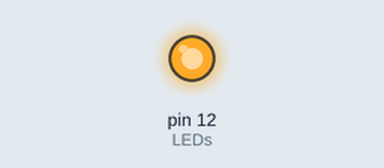
This sketch was run on a simulated Arduino Uno, built with avr-gcc and run on an emulated ATmega328P. Shown: output pins drawn as LEDs (lit = HIGH). Pins used as bus, display or sensor lines are not drawn.

Above: at 5.16 s.
At 95.1 s:
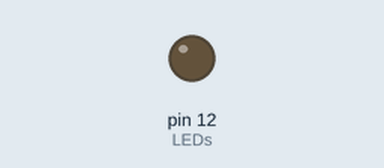
Timing chart, 0 to 95.4 s (numbered marks = the images above):
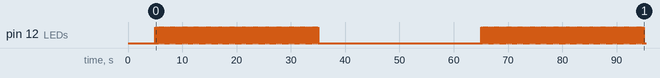

The sketch:

10min_30secOnOff.ino
```cpp
int LEDs = 12; // LEDs on pin 12
int trigger = 4; // Trigger on pin 4
int k = 0;
int t = 0;

unsigned int ON_time = 10; // for fade in duty cycle, in microseconds
int OFF_time = 25; // in milliseconds
int cycle_ctr = 0; // counter for stimulation cycles


// the setup function runs once when you press reset or power the board
void setup() {//
  pinMode(LEDs, OUTPUT); // Defining pin as OUTPUT Pin.
  pinMode(trigger, OUTPUT); // Defining pin as OUTPUT Pin.

  delay(5000); // wait 5 seconds after button press

}


void loop() {

  // repeat cycle of 30 sec on / 30 sec off, 10 times
  while (cycle_ctr < 10) {

    // run flicker for 30 sec

    t = 0;

    while (t < 30) {

      k = 0;
      digitalWrite(trigger, HIGH);

      while (k < 40) { // loop 40 Hz flicker 40 times to make one second

        digitalWrite(LEDs, HIGH);   // turn the LED on (HIGH is the voltage level)

        delay(12);                       // wait
        digitalWrite(LEDs, LOW);    // turn the LED off by making the voltage LOW

        delay(13);                       // wait

        if (k == 0) { // trigger off after one cycle
          digitalWrite(trigger, LOW);
        }

        k++;

      }

      t++;
    }

    // wait for 30 sec

    delay(30000);

   cycle_ctr++;
  }

}
```

Measured:
- by itself, pin 12 (LEDs): moves between LOW and HIGH, repeating every 0.03 s
- by itself, everything shown: repeats every 60.0 s, in 90 steps
